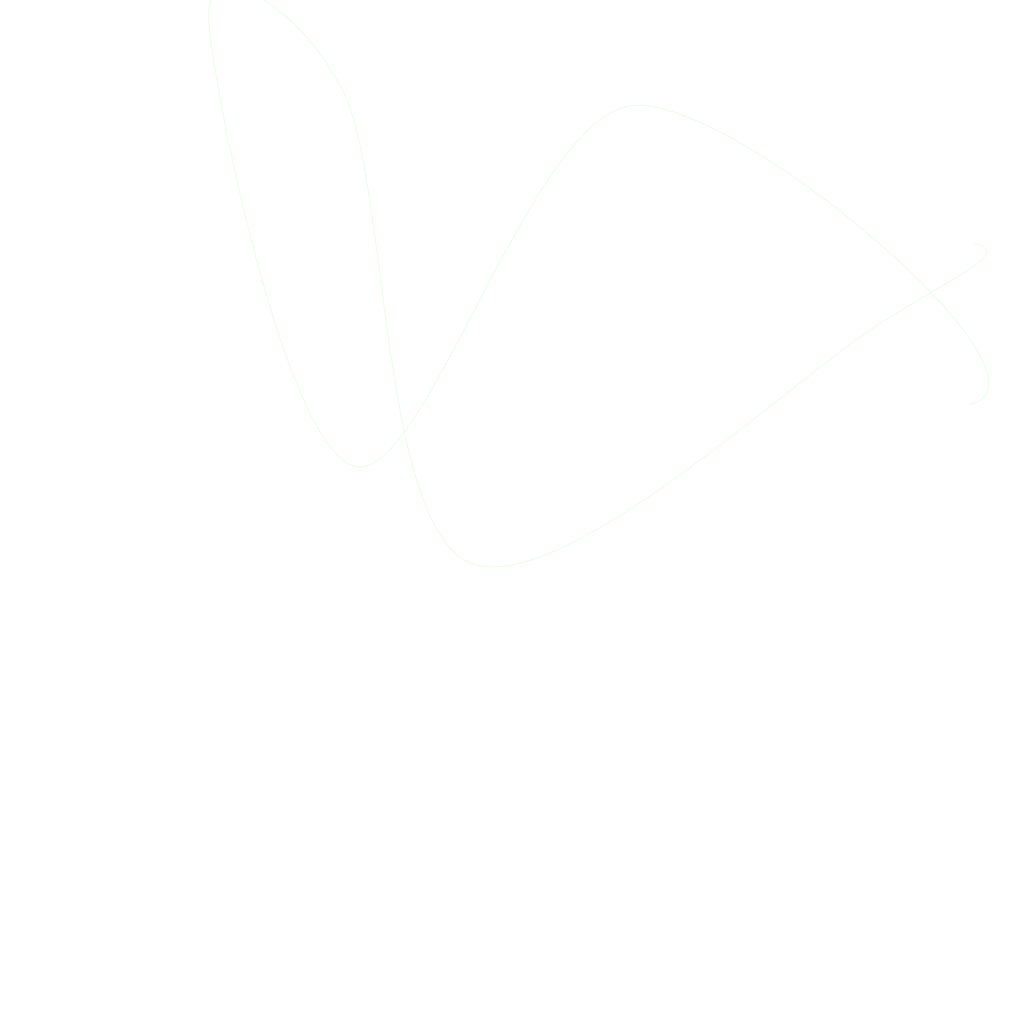
Frame 1 (no input)
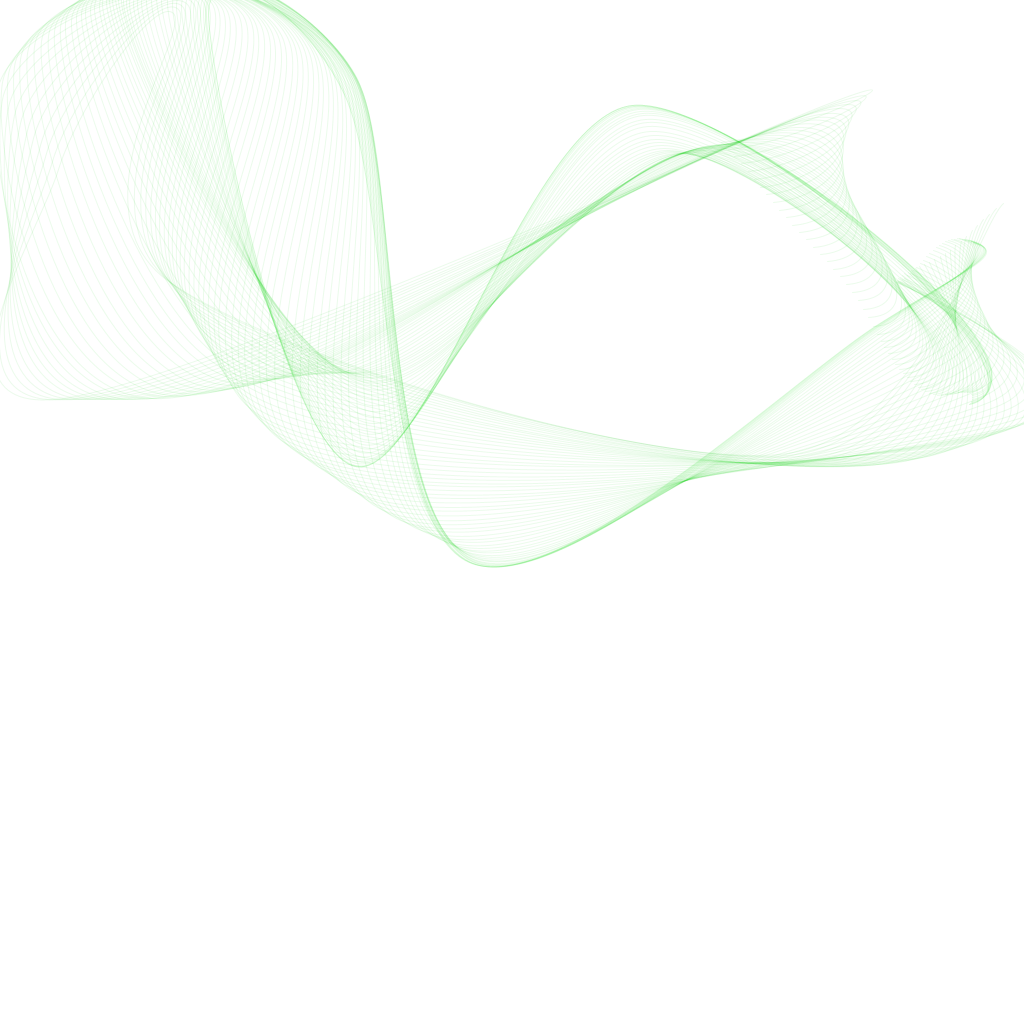
Frame 60 (the mouse pressed at the canvas centre just before this capture)
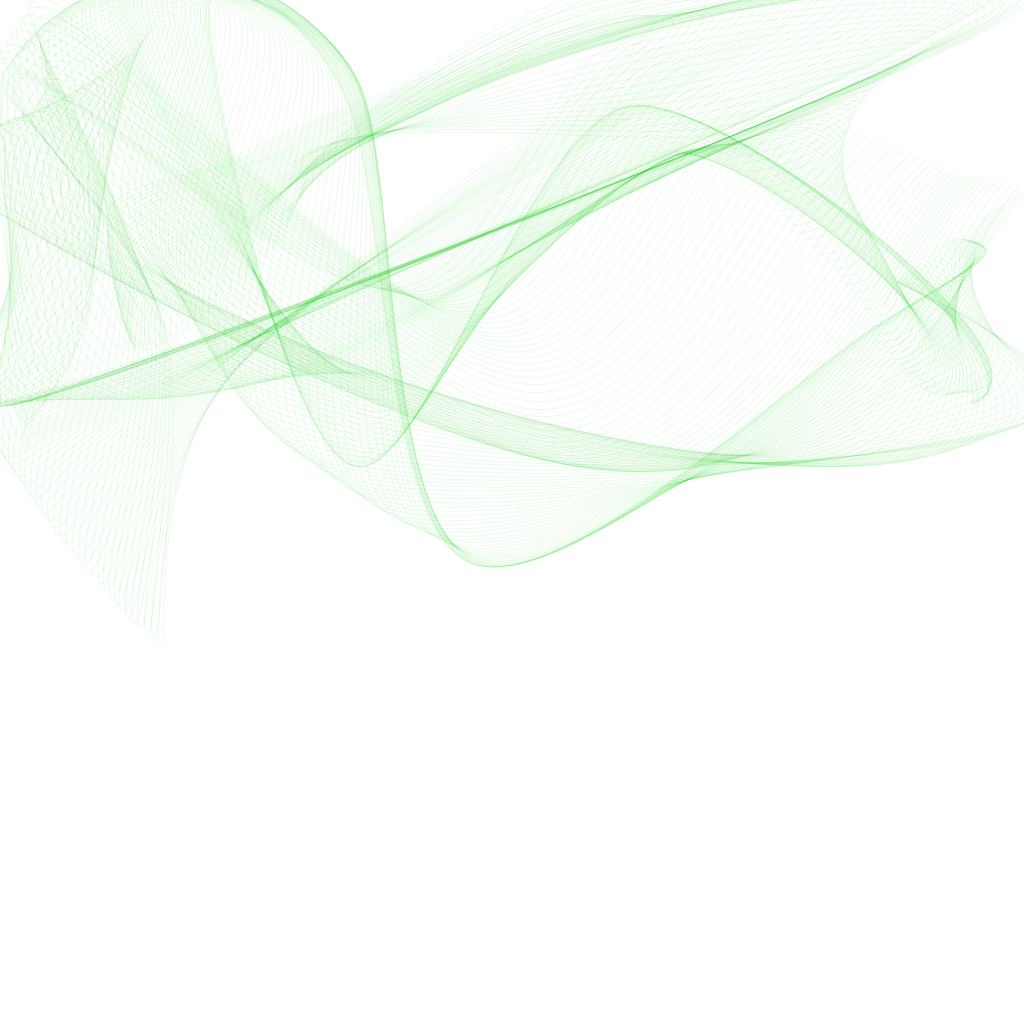
Frame 120 (the mouse held since frame 60 and released just before this capture)

The Processing sketch that drew these frames (run headless with seeded random() and noise(); from frame 60 on, the mouse is pressed at the canvas centre):

// Processing sketch: GenerativeSomething2
// ── GenerativeSomething2.pde
//Insipred by: https://www.fal-works.com/creative-coding-posts/generative-something
class Thing{
  PVector pos,vel,acc;
  Thing(float x,float y){
    pos=new PVector(x,y);
    vel=new PVector(0,0);
    acc=new PVector(0,0);
  }
  float zoom=0.1;
  void update(int i){
    float x=noise(i*100,0+frameCount*zoom)-0.5;
    float y=noise(i*100,100+frameCount*zoom)-0.5;
    acc.x+=x*20;
    acc.y+=y*20;
    acc.mult(0.1);
    vel.add(acc);
    if(vel.mag()>10)vel.setMag(10);
    pos.add(vel);
    if(pos.x<0)vel.x*=-1;
    if(pos.y<0)vel.y*=-1;
    if(pos.x>width)vel.x*=-1;
    if(pos.y>height)vel.y*=-1;
  }
}
ArrayList<Thing>things;
void setup(){
  size(1024,1024);
  things=new ArrayList<Thing>();
  background(255);
  for(int i=0;i<10;i++){
    addThing(random(width),random(height));
  }
}
void addThing(float x,float y){
  Thing t=new Thing(x,y);
  things.add(t);
}
void mousePressed(){
  addThing(mouseX,mouseY);
}
void draw(){
  if(frameCount>60*5)return;
  println(frameCount);
  //blendMode(ADD);
  noStroke();
  fill(255,30);
  //rect(0,0,width,height);
  
  stroke(0,noise(frameCount*0.01)*100+155,0,20);
  noFill();
  //fill(0,1);
  beginShape();
  for(Thing t:things){
    curveVertex(t.pos.x,t.pos.y);
  }
  endShape();
  for(Thing t:things){
    fill(0);
    //ellipse(t.pos.x,t.pos.y,2,2);
  }
  for(int i=0;i<things.size();i++){
    things.get(i).update(i);
    //poithingsnts.set(i,new PVector(x,y));
  }
}
